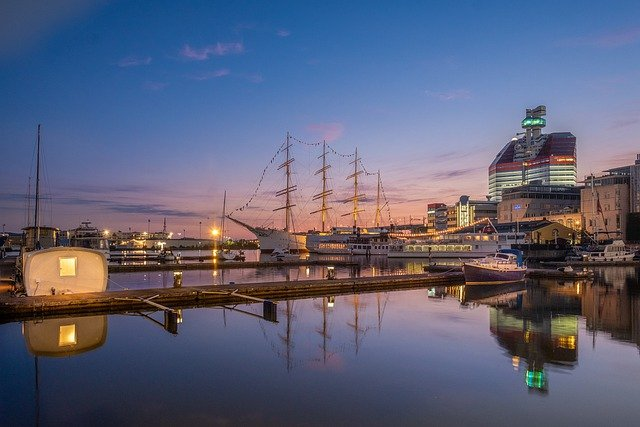
#> input picture opencv_pixel_process/test.jpg, 640 x 427 px
$ python pixel_access_compare.py
#> lines starting #> are read from the running program, lines starting #| are printed output that depends on the picture
import cv2, time
import numpy as np

def pixel_inverse_numpy1(img):
    result = np.zeros(img.shape[:2], img.dtype)  # 이미지 가로x세로에 맞는 0(흰색) 영상 생성

    for i in range(img.shape[0]): # 가로 크기만큼 반복
        for j in range(img.shape[1]): # 세로 크기만큼 반복
            result[i, j] = 255 - img[i, j]

    return result

def pixel_inverse_numpy2(img):
    result = np.zeros(img.shape[:2], img.dtype)  # 이미지 가로x세로에 맞는 0(흰색) 영상 생성

    for i in range(img.shape[0]): # 가로 크기만큼 반복
        for j in range(img.shape[1]): # 세로 크기만큼 반복
            result.itemset((i, j), 255 - img.item(i, j))

    return result

def pixel_inverse_numpy3(img):
    result = np.zeros(img.shape[:2], img.dtype)  # 이미지 가로x세로에 맞는 0(흰색) 영상 생성
    result = 255 - img

    return result

def pixel_inverse_lut(img):
    result = np.zeros(img.shape[:2], img.dtype)  # 이미지 가로x세로에 맞는 0(흰색) 영상 생성
    lut = np.array([255 - i for i in range(256)], np.uint8)
    result = lut[img]

    return result

def pixel_inverse_opencv(img):
    result = np.zeros(img.shape[:2], img.dtype)  # 이미지 가로x세로에 맞는 0(흰색) 영상 생성
    result = cv2.subtract(255, img)

    return result

def get_time(func, msg):
    img = cv2.imread('test.jpg', cv2.IMREAD_GRAYSCALE)
    if img is None: raise Exception('영상 읽기 에러')

    start = time.perf_counter() # 시작!
    result = func(img) # func 함수 실행 중
    end = time.perf_counter()  # 끝!

    elapsed = (end - start) * 1000  # ms 단위로 변경
    print(f'{msg} 수행시간: {elapsed:0.2f} ms')
    #print(f'{msg} 수행결과:\n{result}')
    cv2.imshow(msg, result)

img = cv2.imread('test.jpg', cv2.IMREAD_GRAYSCALE)
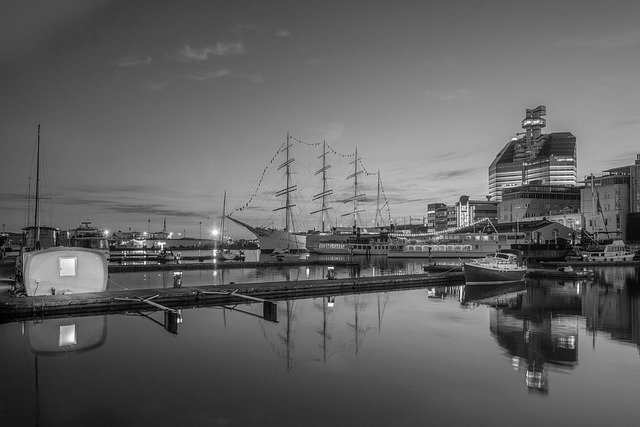
#> img: shape (427, 640); min 0, max 255, mean 98.3
cv2.imshow('Origin', img)

get_time(pixel_inverse_numpy1, 'Numpy ndarray 1')
#> after the loop in pixel_inverse_numpy1, `for i in range(img.shape[0]):`:
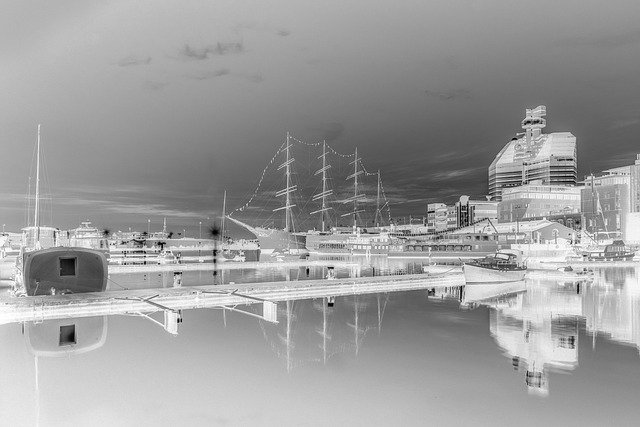
#> result: shape (427, 640); min 0, max 255, mean 156.7
get_time(pixel_inverse_numpy2, 'Numpy ndarray 2')
get_time(pixel_inverse_numpy3, 'Numpy ndarray 3')
get_time(pixel_inverse_lut, 'Lookup Table')
get_time(pixel_inverse_opencv, 'OpenCV function')
cv2.waitKey(0)

$ run again, with opencv_pixel_process/butterfly.jpg copied over opencv_pixel_process/test.jpg
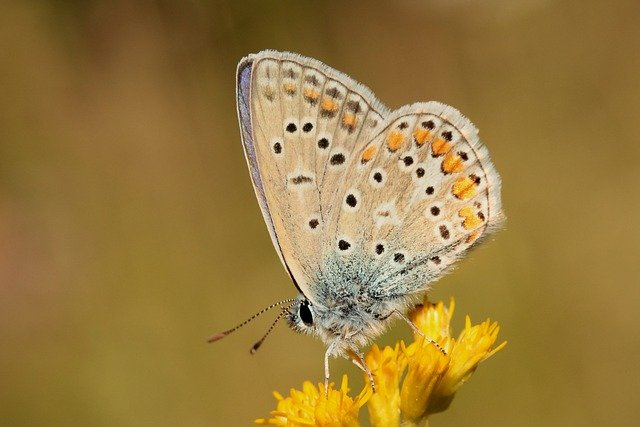
#> input picture opencv_pixel_process/butterfly.jpg, 640 x 427 px
#> `img = cv2.imread('test.jpg', cv2.IMREAD_GRAYSCALE)`:
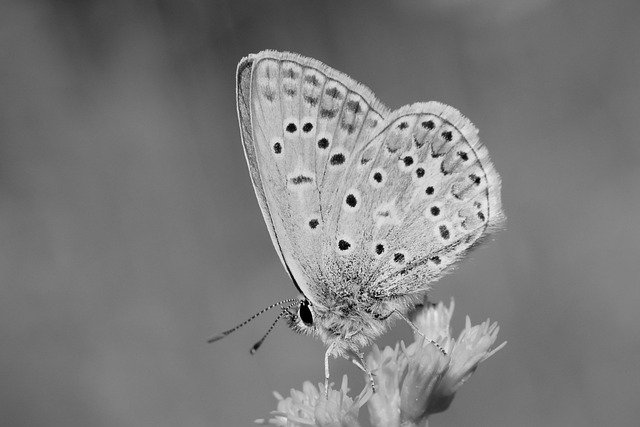
#> img: shape (427, 640); min 0, max 255, mean 123.9
#> after the loop in pixel_inverse_numpy1, `for i in range(img.shape[0]):`:
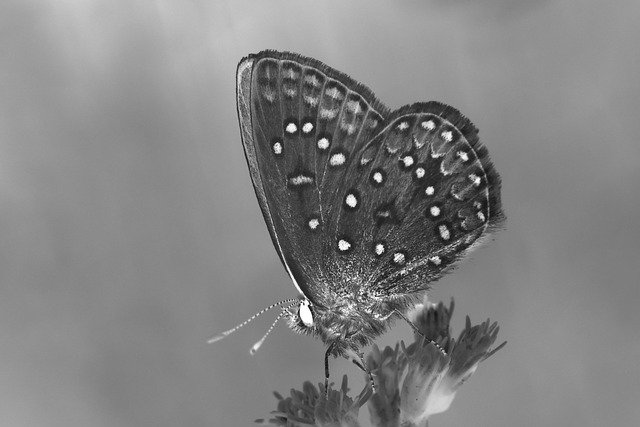
#> result: shape (427, 640); min 0, max 255, mean 131.1

$ run again, with opencv_pixel_process/ocean.jpg copied over opencv_pixel_process/test.jpg
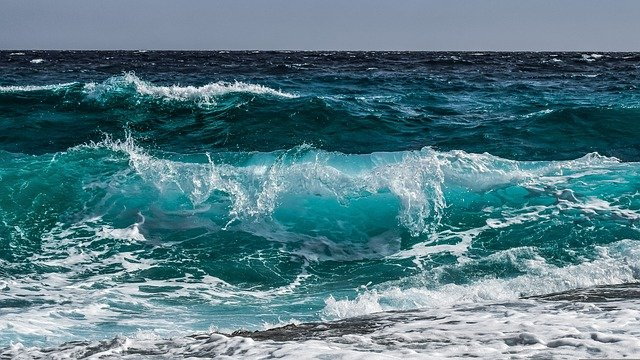
#> input picture opencv_pixel_process/ocean.jpg, 640 x 360 px
#> `img = cv2.imread('test.jpg', cv2.IMREAD_GRAYSCALE)`:
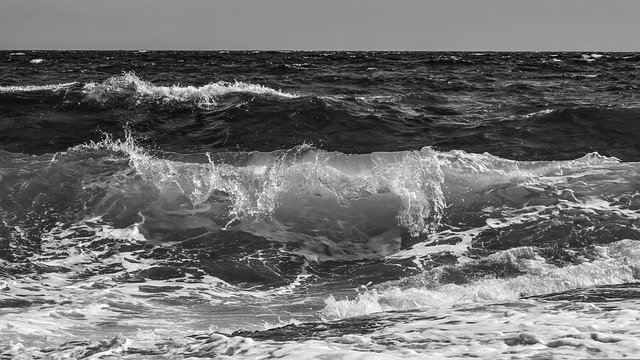
#> img: shape (360, 640); min 0, max 255, mean 112.7
#> after the loop in pixel_inverse_numpy1, `for i in range(img.shape[0]):`:
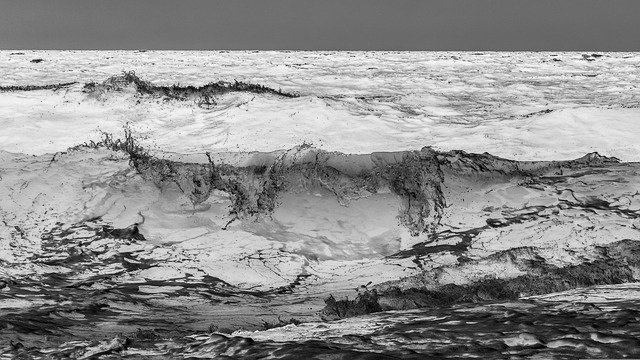
#> result: shape (360, 640); min 0, max 255, mean 142.3
